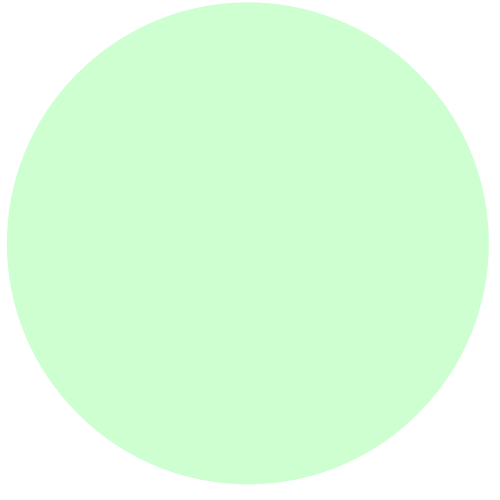
Frame 1 (no input)
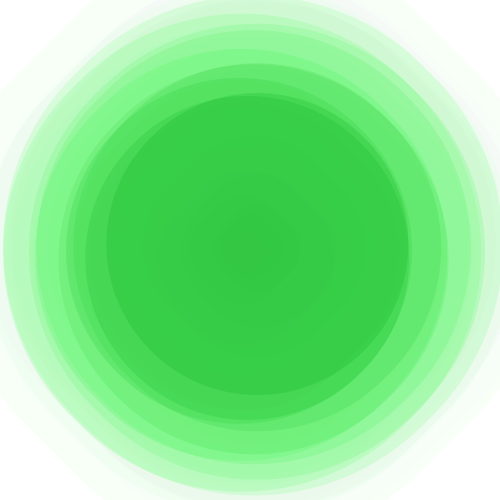
Frame 60 (the mouse pressed at the canvas centre just before this capture)
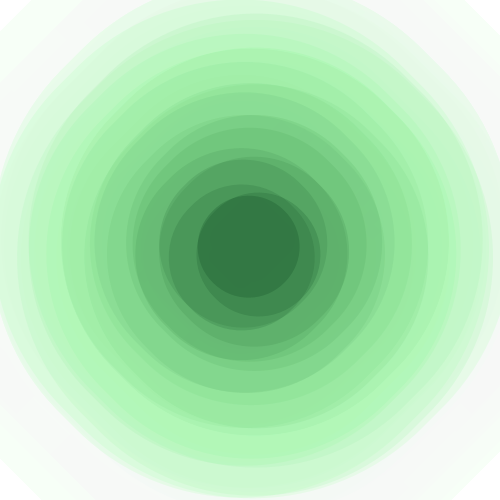
Frame 120 (the mouse held since frame 60 and released just before this capture)

The Processing sketch that drew these frames (run headless with seeded random() and noise(); from frame 60 on, the mouse is pressed at the canvas centre):

// Processing sketch: processing_147493
// ── processing_147493.pde

void setup() {
  size(500, 500);
  background(255);
  frameRate(15);
}

float count = 500;

void draw() {
  noStroke();
  fill(255, 15);
  rect(0, 0, 500, 500);
  count = count - 20;
  translate(250, 250);
  rotate(count/10);
  fill(0, count/1.8, 20, 50);
  ellipse(random(0, 10), random(0, 10), count, count);
  if (count < 20) {
    count = 500;
  }
  filter(ERODE);
}
